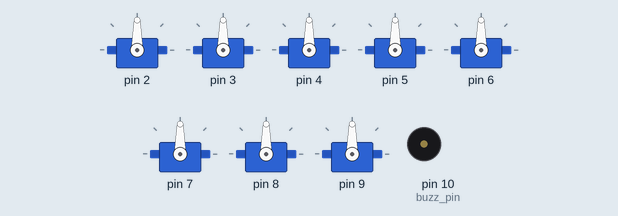
Bench run of a sketch on a simulated Arduino Uno, built with avr-gcc and run on an emulated ATmega328P. On the bench: 8 × servo, buzzer (waves = sounding). Random numbers use the default seed unless the sketch sets one.

Above: at 0.1 s.
At 9.9 s:
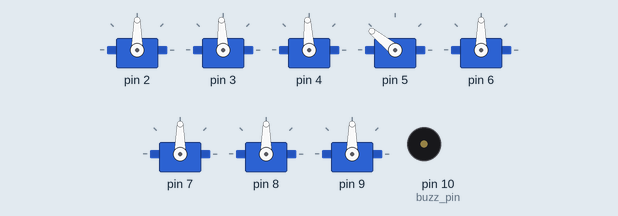
At 11.0 s:
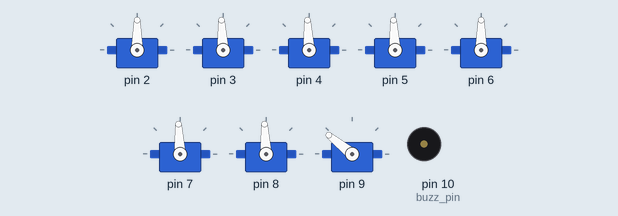
At 21.8 s:
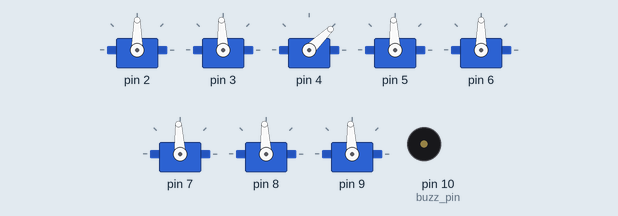
At 28.8 s:
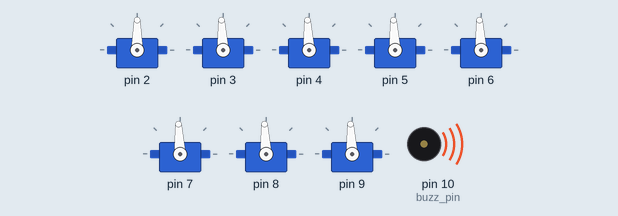
At 33.0 s:
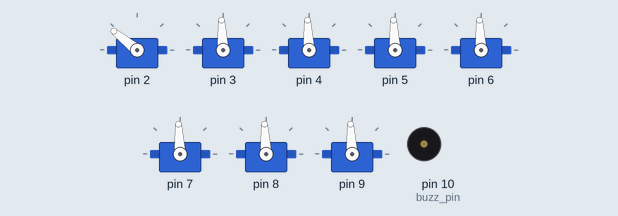
Timing chart, 0 to 36.3 s (numbered marks = the images above):
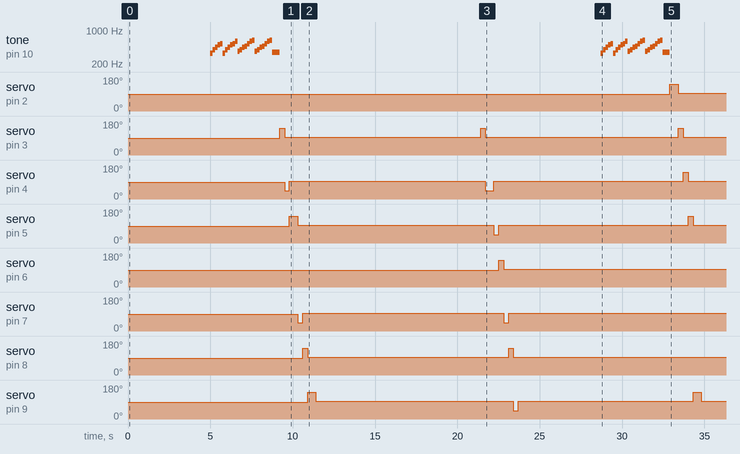

Measured:
- by itself, servo on pin 2: 90° → 141° at 32.9 s, → 93° 0.50 s later
- by itself, servo on pin 3: alternates 141° for 0.30 s and 93° for 11.8 s
- by itself, servo on pin 4: 90° → 44° at 9.5 s, → 93° 0.30 s later, → 44° 11.9 s later, → 93° 0.50 s later, … (6 changes in this stretch)
- by itself, servo on pin 5: 90° → 141° at 9.8 s, → 93° 0.50 s later, → 44° 11.9 s later, → 93° 0.30 s later, … (6 changes in this stretch)
- by itself, servo on pin 6: 90° → 141° at 22.5 s, → 93° 0.30 s later
- by itself, servo on pin 7: alternates 93° for 12.2 s and 44° for 0.30 s
- by itself, servo on pin 8: alternates 141° for 0.30 s and 93° for 12.2 s
- by itself, servo on pin 9: 90° → 141° at 10.9 s, → 93° 0.50 s later, → 44° 12.0 s later, → 93° 0.30 s later, … (6 changes in this stretch)

The sketch:

main.ino
```cpp
#include <Servo.h>

//https://github.com/hibit-dev/buzzer/blob/master/lib/pitches.zip
#include "pitches.h"

//https://github.com/SMFSW/Queue
#include "cppQueue.h"
#define	IMPLEMENTATION	FIFO

const int buzz_pin = 10;
const int CW = 2000;
const int CCW = 1000;
const int STOP = 1500;

Servo servos[8];

void setup(){
  for(int i = 0; i < 8; i++)
    servos[i].attach(i+2);
    //start from pin 2 because Arduino sends some signal to pins 0 and 1 during start up
}

// Arduino does not nativly supports c++ libs, and I didn't try to understand
// how to .h files to do most of the work in normal C++
// this is why I included cppQueue.h and made a Pair struct
struct Pair{
  int first;
  int second;
};

struct Gate{
    // type can be L | I | T
    char type;
    // rot from 0 to 3 (90 deg rotations)
    int rot;
    // position :)
    Pair pos;
};

Gate gates[8];
bool maze[9][9];

void initGates(){
    for(int i = 0; i < 8; i++){
        gates[i].rot = random(0, 4);
    }
    gates[0].type = 'L';
    gates[0].pos.first = 2;
    gates[0].pos.second = 2;
    gates[1].type = 'I';
    gates[1].pos.first = 2;
    gates[1].pos.second = 4;
    gates[2].type = 'T';
    gates[2].pos.first = 2;
    gates[2].pos.second = 6;
    gates[3].type = 'I';
    gates[3].pos.first = 4;
    gates[3].pos.second = 2;
    gates[4].type = 'I';
    gates[4].pos.first = 4;
    gates[4].pos.second = 6;
    gates[5].type = 'T';
    gates[5].pos.first = 6;
    gates[5].pos.second = 2;
    gates[6].type = 'I';
    gates[6].pos.first = 6;
    gates[6].pos.second = 4;
    gates[7].type = 'L';
    gates[7].pos.first = 6;
    gates[7].pos.second = 6;
}

void initMaze(){
    for(int i = 0; i < 9; i++)
        for(int j = 0; j < 9; j++)
            maze[i][j] = 0;
    // if 1 -> can't go to cell
    for(int i = 0; i < 9; i++){
        maze[0][i] = 1;
        maze[i][0] = 1;
        maze[8][i] = 1;
        maze[i][8] = 1;
    }
}

//fill functions and insertGates are self explanatory
void fillI(int x, int y, int rot){
    maze[x][y] = 1;
    switch (rot) {
        case 0:
            maze[x - 1][y] = 1;
            break;
        case 1:
            maze[x][y + 1] = 1;
            break;
        case 2:
            maze[x + 1][y] = 1;
            break;
        case 3:
            maze[x][y - 1] = 1;
            break;
    }
}

void fillT(int x, int y, int rot){
    maze[x][y] = 1;
    switch (rot) {
        case 0:
            maze[x - 1][y] = 1;
            maze[x][y + 1] = 1;
            maze[x][y - 1] = 1;
            break;
        case 1:
            maze[x - 1][y] = 1;
            maze[x + 1][y] = 1;
            maze[x][y + 1] = 1;
            break;
        case 2:
            maze[x + 1][y] = 1;
            maze[x][y + 1] = 1;
            maze[x][y - 1] = 1;
            break;
        case 3:
            maze[x + 1][y] = 1;
            maze[x - 1][y] = 1;
            maze[x][y - 1] = 1;
            break;
    }
}

void fillL(int x, int y, int rot){
    maze[x][y] = 1;
    switch (rot) {
        case 0:
            maze[x - 1][y] = 1;
            maze[x][y + 1] = 1;
            break;
        case 1:
            maze[x + 1][y] = 1;
            maze[x][y + 1] = 1;
            break;
        case 2:
            maze[x + 1][y] = 1;
            maze[x][y - 1] = 1;
            break;
        case 3:
            maze[x - 1][y] = 1;
            maze[x][y - 1] = 1;
            break;
    }
}

void fillGate(int x, int y, char type, int rot){
    switch (type) {
        case 'I':
            fillI(x, y, rot);
            break;
        case 'L':
            fillL(x, y, rot);
            break;
        case 'T':
            fillT(x, y, rot);
            break;
        default:
            break;
    }
}

void insertGates(){
    for(auto& gate : gates){
        fillGate(gate.pos.first, gate.pos.second, gate.type, gate.rot);
    }
}

// basically BFS, retruns bool value of 7,7 cell, if true -> maze can be completed
bool walkTheMaze(){
    Pair start, curr, add;
    start.first = 1;
    start.second = 1;
    cppQueue q(sizeof(Pair), 10, IMPLEMENTATION);
    int x, y;
    bool visited[9][9] = {};
    q.push(&start);
    while (!q.isEmpty()){
        q.pop(&curr);
        x = curr.first;
        y = curr.second;
        visited[x][y] = 1;
        if(!maze[x + 1][y] && !visited[x + 1][y]){
            add.first = x + 1;
            add.second = y;
            q.push(&add);
        }
        if(!maze[x][y + 1] && !visited[x][y + 1]){
            add.first = x;
            add.second = y + 1;
            q.push(&add);
        }
        if(!maze[x - 1][y] && !visited[x - 1][y]){
            add.first = x - 1;
            add.second = y;
            q.push(&add);
        }
        if(!maze[x][y - 1] && !visited[x][y - 1]){
            add.first = x;
            add.second = y - 1;
            q.push(&add);
        }
    }
    return visited[7][7];
}

// applyes rotation
// all numbers were found with try-error-repeat method, because .write() works in mysterious ways for 360* servos
// could not find propper delay for 270* so it is implemented as negative 90* rotation
void rotate(int degrees, bool clockwise, int i){
    int ms = clockwise ? CW : CCW;
    switch(degrees){
        case 0:
            return;
        case 90:
            servos[i].write(ms);
            delay(300);
            servos[i].write(STOP);
            break;
        case 180:
            servos[i].write(ms);
            delay(500);
            servos[i].write(STOP);
            break;
        case 270:
            ms = clockwise ? CCW : CW;
            servos[i].write(ms);
            delay(300);
            servos[i].write(STOP);
            break;
    }
}

//https://www.ninsheetmusic.org/download/pdf/1464
int melody[] = {
  NOTE_E4, NOTE_G4, NOTE_A4, NOTE_B4, NOTE_C5,
  NOTE_E4, NOTE_G4, NOTE_A4, NOTE_B4, NOTE_C5,
  NOTE_D5, NOTE_FS4, NOTE_G4, NOTE_A4, NOTE_AS4, NOTE_C5, NOTE_D5,
  NOTE_DS5, NOTE_FS4, NOTE_G4, NOTE_A4, NOTE_AS4, NOTE_C5, NOTE_D5,
  NOTE_DS5, NOTE_F4, NOTE_F4, NOTE_F4
};

int noteDurations[] = {
  200, 200, 200, 200, 200,
  200, 200, 200, 200, 200,
  200, 200, 200, 200, 200, 200, 200,
  200, 200, 200, 200, 200, 200, 200,
  200, 400, 200, 800
};

// it does music, it should sound like The Legend of Zelda chest opening sound, but I do not have a musical degree, so it will do.
void mazeMusic(){
    int size = sizeof(noteDurations) / sizeof(int);
    for(int note = 0; note < size; note++){
        tone(buzz_pin, melody[note], noteDurations[note]);
        delay(150);
        noTone(buzz_pin);
    }
}

void loop(){
    delay(1000*5);
    mazeMusic();
    do{ //function names speak for them selfes, nothing to explain
        initMaze();
        initGates();
        insertGates();
    } while (!walkTheMaze());
    for(int i = 0; i < 8; i++) // apply rotation to gates
        rotate(gates[i].rot * 90, true, i);
    // regenerate the maze, so it won't "print" same maze again
    initMaze();
    initGates();
    insertGates();
    delay(1000*10);
    for(int i = 0; i < 8; i++) // reverse rotation
        rotate(gates[i].rot * 90, false, i);
}
```

cppQueue.cpp
```cpp
// (licence header left out)
/****************************************************************/
#include <string.h>
#include <stdlib.h>

#include "cppQueue.h"
/****************************************************************/


#define QUEUE_INITIALIZED	0x5AA5U		//!< Initialized cppQueue control value


/**************************/
/*** INTERNAL FUNCTIONS ***/
/**************************/
/*!	\brief Increment index
**	\details Increment buffer index \b pIdx rolling back to \b start when limit \b end is reached
**	\param [in,out] pIdx - pointer to index value
**	\param [in] end - counter upper limit value
**	\param [in] start - counter lower limit value
**/
static inline void __attribute__((nonnull, always_inline)) _inc_idx(uint16_t * const pIdx, const uint16_t end, const uint16_t start)
{
	if (*pIdx < (end - 1U))	{ (*pIdx)++; }
	else					{ *pIdx = start; }
}

/*!	\brief Decrement index
**	\details Decrement buffer index \b pIdx rolling back to \b end when limit \b start is reached
**	\param [in,out] pIdx - pointer to index value
**	\param [in] end - counter upper limit value
**	\param [in] start - counter lower limit value
**/
static inline void __attribute__((nonnull, always_inline)) _dec_idx(uint16_t * const pIdx, const uint16_t end, const uint16_t start)
{
	if (*pIdx > start)		{ (*pIdx)--; }
	else					{ *pIdx = end - 1U; }
}


/*!	\brief get initialization state of the queue
**	\return cppQueue initialization status
**	\retval true if queue is allocated
**	\retval false is queue is not allocated
**/
inline bool __attribute__((always_inline)) cppQueue::_isInitialized(void) {
	return (init == QUEUE_INITIALIZED) ? true : false; }

/*!	\brief get emptiness state of the queue
**	\return cppQueue emptiness status
**	\retval true if queue is empty
**	\retval false is not empty
**/
inline bool __attribute__((always_inline)) cppQueue::_isEmpty(void) {
	return (cnt == 0U) ? true : false; }

/*!	\brief get fullness state of the queue
**	\return cppQueue fullness status
**	\retval true if queue is full
**	\retval false is not full
**/
inline bool __attribute__((always_inline)) cppQueue::_isFull(void) {
	return (cnt == rec_nb) ? true : false; }


/*!	\brief get number of records in the queue
**	\return Number of records stored in the queue
**/
inline uint16_t __attribute__((always_inline)) cppQueue::_getCount(void) {
	return cnt; }


/************************/
/*** PUBLIC FUNCTIONS ***/
/************************/
cppQueue::cppQueue(const size_t size_rec, const uint16_t nb_recs, const cppQueueType type, const bool overwrite, void * const pQDat, const size_t lenQDat)
{
	init = 0;
	rec_nb = 0;	// rec_nb needs to be 0 to ensure proper push behavior when queue is not allocated
	ovw = 0;	// ovw needs to be 0 to ensure proper push behavior when queue is not allocated
	flush();	// other variables needs to be 0 to ensure proper functions behavior when queue is not allocated

	const size_t size = nb_recs * size_rec;

	dynamic = (pQDat == NULL) ? true : false;

	if (dynamic)				{ queue = (uint8_t *) malloc(size); }
	else if (lenQDat >= size)	{ queue = (uint8_t *) pQDat; }
	else						{ queue = NULL; }

	if (queue != NULL)
	{
		queue_sz = size;
		rec_sz = size_rec;
		rec_nb = nb_recs;
		impl = type;
		ovw = overwrite;

		init = QUEUE_INITIALIZED;
	}
}

cppQueue::~cppQueue()
{
	if (_isInitialized() && dynamic && (queue != NULL))	{ free(queue); }
}


void cppQueue::flush(void)
{
	in = 0;
	out = 0;
	cnt = 0;
}


bool __attribute__((nonnull)) cppQueue::push(const void * const record)
{
	bool ret = true;

	if (_isFull())		// No more records available
	{
		if (ovw)		// cppQueue is full, overwrite is allowed
		{
			if (impl == FIFO)
			{
				_inc_idx(&out, rec_nb, 0);	// as oldest record is overwritten, increment out
			}
			//else if (impl == LIFO)	{}	// Nothing to do in this case
		}
		else
		{
			ret = false;
		}
	}
	else
	{
		cnt++;	// Increase records count
	}

	if (ret)
	{
		uint8_t * const pStart = queue + (rec_sz * in);
		memcpy(pStart, record, rec_sz);
		_inc_idx(&in, rec_nb, 0);
	}

	return ret;
}

bool __attribute__((nonnull)) cppQueue::pop(void * const record)
{
	bool ret = true;

	if (_isEmpty())	// No records
	{
		ret = false;
	}
	else
	{
		const uint8_t * pStart;

		if (impl == FIFO)
		{
			pStart = queue + (rec_sz * out);
			_inc_idx(&out, rec_nb, 0);
		}
		else /* if (impl == LIFO) */
		{
			_dec_idx(&in, rec_nb, 0);
			pStart = queue + (rec_sz * in);
		}

		memcpy(record, pStart, rec_sz);
		cnt--;	// Decrease records count
	}

	return ret;
}


bool __attribute__((nonnull)) cppQueue::peek(void * const record)
{
	bool ret = true;

	if (_isEmpty())	// No records
	{
		ret = false;
	}
	else
	{
		const uint8_t * pStart;

		if (impl == FIFO)
		{
			pStart = queue + (rec_sz * out);
			// No change on out var as it's just a peek
		}
		else /*if (impl == LIFO)*/
		{
			uint16_t rec = in;	// Temporary var for peek (no change on in with dec_idx)
			_dec_idx(&rec, rec_nb, 0);
			pStart = queue + (rec_sz * rec);
		}

		memcpy(record, pStart, rec_sz);
	}

	return ret;
}


bool cppQueue::drop(void)
{
	bool ret = true;

	if (_isEmpty())	// No records
	{
		ret = false;
	}
	else
	{
		if (impl == FIFO)
		{
			_inc_idx(&out, rec_nb, 0);
		}
		else /*if (impl == LIFO)*/
		{
			_dec_idx(&in, rec_nb, 0);
		}

		cnt--;	// Decrease records count
	}

	return ret;
}


bool __attribute__((nonnull)) cppQueue::peekIdx(void * const record, const uint16_t idx)
{
	bool ret = true;

	if ((idx + 1U) > _getCount())	// Index out of range
	{
		ret = false;
	}
	else
	{
		const uint8_t * pStart;

		if (impl == FIFO)
		{
			pStart = queue + (rec_sz * ((out + idx) % rec_nb));
		}
		else /*if (impl == LIFO)*/
		{
			pStart = queue + (rec_sz * idx);
		}

		memcpy(record, pStart, rec_sz);
	}

	return ret;
}


bool __attribute__((nonnull)) cppQueue::peekPrevious(void * const record)
{
	const uint16_t idx = _getCount() - 1U;	// No worry about count - 1 when queue is empty, test is done by peekIdx
	return peekIdx(record, idx);
}


/**********************/
/*** PUBLIC GETTERS ***/
/**********************/
bool cppQueue::isInitialized(void) {
	return _isInitialized(); }

bool cppQueue::isEmpty(void) {
	return _isEmpty(); }

bool cppQueue::isFull(void) {
	return _isFull(); }

uint32_t cppQueue::sizeOf(void) {
	return queue_sz; }

uint16_t cppQueue::getCount(void) {
	return _getCount(); }

uint16_t cppQueue::getRemainingCount(void) {
	return rec_nb - cnt; }
```

pitches.cpp
```cpp
// (licence header left out)
#include "pitches.h"
```

pitches.h
```cpp
// (licence header left out)
#ifndef pitches_h
#define pitches_h

#define NOTE_B0  31
#define NOTE_C1  33
#define NOTE_CS1 35
#define NOTE_D1  37
#define NOTE_DS1 39
#define NOTE_E1  41
#define NOTE_F1  44
#define NOTE_FS1 46
#define NOTE_G1  49
#define NOTE_GS1 52
#define NOTE_A1  55
#define NOTE_AS1 58
#define NOTE_B1  62
#define NOTE_C2  65
#define NOTE_CS2 69
#define NOTE_D2  73
#define NOTE_DS2 78
#define NOTE_E2  82
#define NOTE_F2  87
#define NOTE_FS2 93
#define NOTE_G2  98
#define NOTE_GS2 104
#define NOTE_A2  110
#define NOTE_AS2 117
#define NOTE_B2  123
#define NOTE_C3  131
#define NOTE_CS3 139
#define NOTE_DB3 139
#define NOTE_D3  147
#define NOTE_DS3 156
#define NOTE_EB3 156
#define NOTE_E3  165
#define NOTE_F3  175
#define NOTE_FS3 185
#define NOTE_G3  196
#define NOTE_GS3 208
#define NOTE_A3  220
#define NOTE_AS3 233
#define NOTE_B3  247
#define NOTE_C4  262
#define NOTE_CS4 277
#define NOTE_D4  294
#define NOTE_DS4 311
#define NOTE_E4  330
#define NOTE_F4  349
#define NOTE_FS4 370
#define NOTE_G4  392
#define NOTE_GS4 415
#define NOTE_A4  440
#define NOTE_AS4 466
#define NOTE_B4  494
#define NOTE_C5  523
#define NOTE_CS5 554
#define NOTE_D5  587
#define NOTE_DS5 622
#define NOTE_E5  659
#define NOTE_F5  698
#define NOTE_FS5 740
#define NOTE_G5  784
#define NOTE_GS5 831
#define NOTE_A5  880
#define NOTE_AS5 932
#define NOTE_B5  988
#define NOTE_C6  1047
#define NOTE_CS6 1109
#define NOTE_D6  1175
#define NOTE_DS6 1245
#define NOTE_E6  1319
#define NOTE_F6  1397
#define NOTE_FS6 1480
#define NOTE_G6  1568
#define NOTE_GS6 1661
#define NOTE_A6  1760
#define NOTE_AS6 1865
#define NOTE_B6  1976
#define NOTE_C7  2093
#define NOTE_CS7 2217
#define NOTE_D7  2349
#define NOTE_DS7 2489
#define NOTE_E7  2637
#define NOTE_F7  2794
#define NOTE_FS7 2960
#define NOTE_G7  3136
#define NOTE_GS7 3322
#define NOTE_A7  3520
#define NOTE_AS7 3729
#define NOTE_B7  3951
#define NOTE_C8  4186
#define NOTE_CS8 4435
#define NOTE_D8  4699
#define NOTE_DS8 4978
#define REST     0

#endif
```

Source omitted: cppQueue.h (8105 bytes)
